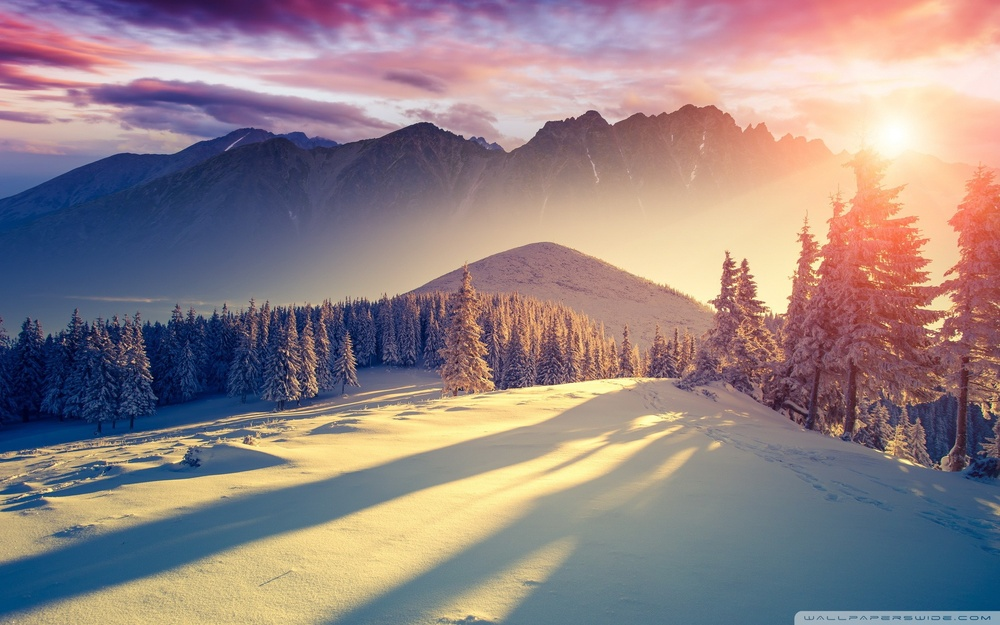
#> input picture landscape.jpg, 1000 x 625 px, shrunk from 1920 x 1200 before the run, found by its file name
$ jupyter execute '5. Kmeans project.ipynb'   (shell and % lines are left out)
#> lines starting #> are read from the running program, lines starting #| are printed output that depends on the picture
[cell 1]
import numpy as np
import cv2
import matplotlib.pyplot as plt

[cell 2]
im = cv2.imread('/users/yajashkadian/data/landscape.jpg')
#> im is the input picture: shape (625, 1000, 3); mean B, G, R 134, 132.2, 148.1

[cell 3]
(h,w,c) = im.shape
#> h = 625; w = 1000; c = 3
(h,w,c)
#> Out = (625, 1000, 3)

[cell 4]
image = cv2.cvtColor(im,cv2.COLOR_BGR2RGB)
plt.imshow(np.hstack([im,image]))
plt.show()
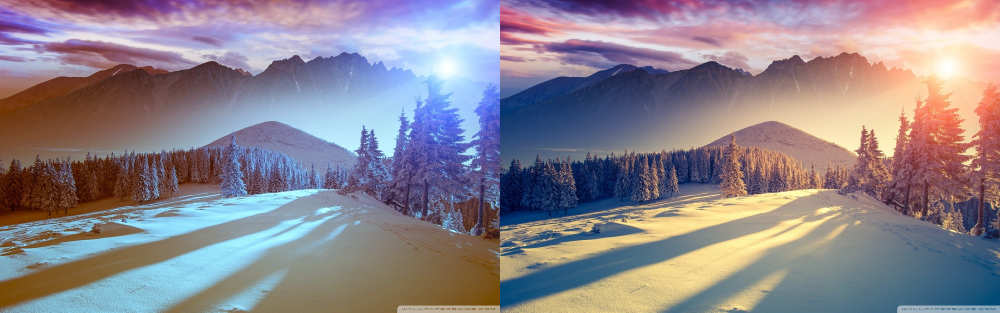
#> shown: shape (625, 2000, 3) (shown at 1/2 size); mean R, G, B 141.1, 132.2, 141.1

[cell 5]
from sklearn.cluster import MiniBatchKMeans

[cell 6]
image = image.reshape(h*w,3)

[cell 7]
numClusters = 4
clt = MiniBatchKMeans(n_clusters=numClusters)
labels = clt.fit_predict(image)

[cell 8]
print(labels.shape)
#| (625000,)
labels[:1000:100]
#> Out = [1, 3, 0, 3, 3, 1, 3, 1, 1, 2]

[cell 9]
clt.cluster_centers_.astype('uint8')

[cell 10]
quant = clt.cluster_centers_.astype('uint8')[labels]

[cell 11]
quant = quant.reshape((h,w,3))
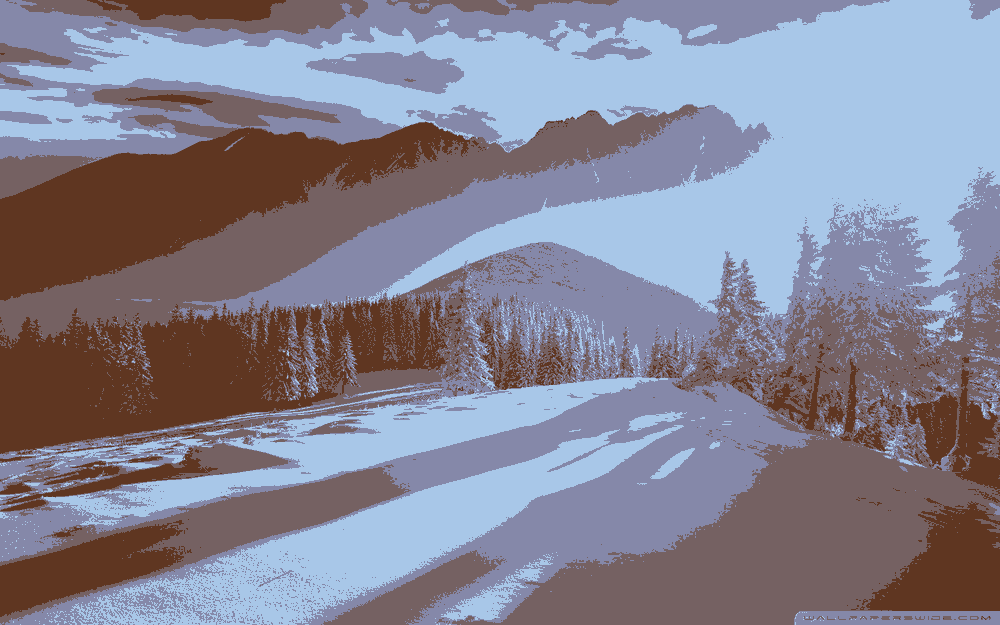
#> quant: shape (625, 1000, 3); mean of channels 0, 1, 2 145.8, 130.3, 132.6; drawn as B, G, R

[cell 12]
plt.imshow(quant)
plt.show()

[cell 13]
cv2.cvtColor(quant,cv2.COLOR_RGB2BGR)
cv2.imwrite('output,compressed.jpg',quant)
#> Out = True
